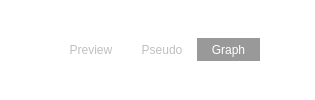
         <widget class="QFrame" name="frame_2">
          <property name="styleSheet">
           <string notr="true">background-color: rgb(255, 255, 255);</string>
          </property>
          <property name="frameShape">
           <enum>QFrame::NoFrame</enum>
          </property>
          <property name="frameShadow">
           <enum>QFrame::Plain</enum>
          </property>
          <layout class="QHBoxLayout" name="horizontalLayout_7">
           <property name="spacing">
            <number>0</number>
           </property>
           <property name="leftMargin">
            <number>0</number>
           </property>
           <property name="topMargin">
            <number>0</number>
           </property>
           <property name="rightMargin">
            <number>0</number>
           </property>
           <property name="bottomMargin">
            <number>0</number>
           </property>
           <item>
            <spacer name="horizontalSpacer">
             <property name="orientation">
              <enum>Qt::Horizontal</enum>
             </property>
             <property name="sizeHint" stdset="0">
              <size>
               <width>55</width>
               <height>20</height>
              </size>
             </property>
            </spacer>
           </item>
           <item>
            <widget class="QToolButton" name="previewToolButton">
             <property name="styleSheet">
              <string notr="true">QToolButton { /* all types of tool button */
     border: 3px solid rgb(255, 255, 255);
     border-left: 10px solid rgb(255, 255, 255);
	 border-right: 10px solid rgb(255, 255, 255);
     border-radius: 0px;
     background-color: rgb(255, 255, 255);
     color: rgb(191, 191, 191);
 }

QToolButton:hover {
     border: 3px solid #2180a9;
     border-left: 10px solid #2180a9;
	 border-right: 10px solid #2180a9;
     border-radius: 0px;
     background-color: #2180a9;
     color: rgb(255, 255, 255);
 }

QToolButton:checked {
     border: 3px solid #999;
     border-left: 10px solid #999;
	 border-right: 10px solid #999;
     border-radius: 0px;
     background-color: #999;
     color: rgb(255, 255, 255);
}

QToolTip {
	background-color: #444;
	border: 3px solid #444;
	color: rgb(232, 232, 232);
}</string>
             </property>
             <property name="text">
              <string notr="true">Preview</string>
             </property>
             <property name="checkable">
              <bool>true</bool>
             </property>
             <property name="checked">
              <bool>false</bool>
             </property>
             <attribute name="buttonGroup">
              <string notr="true">buttonGroup_3</string>
             </attribute>
            </widget>
           </item>
           <item>
            <widget class="QToolButton" name="decoToolButton">
             <property name="styleSheet">
              <string notr="true">QToolButton { /* all types of tool button */
     border: 3px solid rgb(255, 255, 255);
     border-left: 10px solid rgb(255, 255, 255);
	 border-right: 10px solid rgb(255, 255, 255);
     border-radius: 0px;
     background-color: rgb(255, 255, 255);
     color: rgb(191, 191, 191);
 }

QToolButton:hover {
     border: 3px solid #2180a9;
     border-left: 10px solid #2180a9;
	 border-right: 10px solid #2180a9;
     border-radius: 0px;
     background-color: #2180a9;
     color: rgb(255, 255, 255);
 }

QToolButton:checked {
     border: 3px solid #999;
     border-left: 10px solid #999;
	 border-right: 10px solid #999;
     border-radius: 0px;
     background-color: #999;
     color: rgb(255, 255, 255);
}

QToolTip {
	background-color: #444;
	border: 3px solid #444;
	color: rgb(232, 232, 232);
}</string>
             </property>
             <property name="text">
              <string notr="true">Pseudo</string>
             </property>
             <property name="checkable">
              <bool>true</bool>
             </property>
             <property name="checked">
              <bool>false</bool>
             </property>
             <attribute name="buttonGroup">
              <string notr="true">buttonGroup_3</string>
             </attribute>
            </widget>
           </item>
           <item>
            <widget class="QToolButton" name="simpleGrapgToolButton">
             <property name="styleSheet">
              <string notr="true">QToolButton { /* all types of tool button */
     border: 3px solid rgb(255, 255, 255);
     border-left: 10px solid rgb(255, 255, 255);
	 border-right: 10px solid rgb(255, 255, 255);
     border-radius: 0px;
     background-color: rgb(255, 255, 255);
     color: rgb(191, 191, 191);
 }

QToolButton:hover {
     border: 3px solid #2180a9;
     border-left: 10px solid #2180a9;
	 border-right: 10px solid #2180a9;
     border-radius: 0px;
     background-color: #2180a9;
     color: rgb(255, 255, 255);
 }

QToolButton:checked {
     border: 3px solid #999;
     border-left: 10px solid #999;
	 border-right: 10px solid #999;
     border-radius: 0px;
     background-color: #999;
     color: rgb(255, 255, 255);
}

QToolTip {
	background-color: #444;
	border: 3px solid #444;
	color: rgb(232, 232, 232);
}</string>
             </property>
             <property name="text">
              <string notr="true">Graph</string>
             </property>
             <property name="checkable">
              <bool>true</bool>
             </property>
             <property name="checked">
              <bool>true</bool>
             </property>
             <attribute name="buttonGroup">
              <string notr="true">buttonGroup_3</string>
             </attribute>
            </widget>
           </item>
           <item>
            <spacer name="horizontalSpacer_2">
             <property name="orientation">
              <enum>Qt::Horizontal</enum>
             </property>
             <property name="sizeHint" stdset="0">
              <size>
               <width>55</width>
               <height>20</height>
              </size>
             </property>
            </spacer>
           </item>
          </layout>
         </widget>
